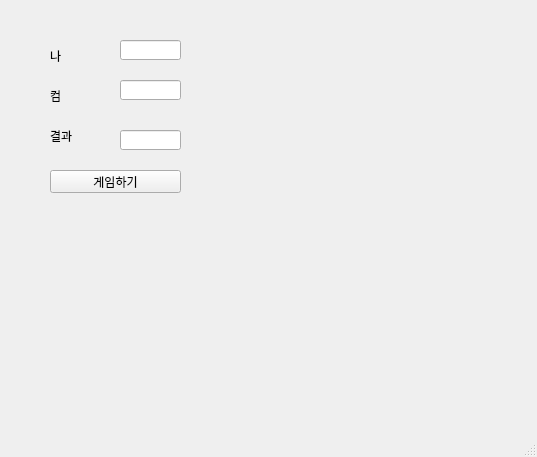
<?xml version="1.0" encoding="UTF-8"?>
<ui version="4.0">
 <class>MainWindow</class>
 <widget class="QMainWindow" name="MainWindow">
  <property name="geometry">
   <rect>
    <x>0</x>
    <y>0</y>
    <width>537</width>
    <height>457</height>
   </rect>
  </property>
  <property name="windowTitle">
   <string>MainWindow</string>
  </property>
  <widget class="QWidget" name="centralwidget">
   <widget class="QLabel" name="lblMine">
    <property name="geometry">
     <rect>
      <x>50</x>
      <y>50</y>
      <width>56</width>
      <height>12</height>
     </rect>
    </property>
    <property name="text">
     <string>나</string>
    </property>
   </widget>
   <widget class="QLabel" name="lblCom">
    <property name="geometry">
     <rect>
      <x>50</x>
      <y>90</y>
      <width>56</width>
      <height>12</height>
     </rect>
    </property>
    <property name="text">
     <string>컴</string>
    </property>
   </widget>
   <widget class="QLabel" name="lblResult">
    <property name="geometry">
     <rect>
      <x>50</x>
      <y>130</y>
      <width>56</width>
      <height>12</height>
     </rect>
    </property>
    <property name="text">
     <string>결과</string>
    </property>
   </widget>
   <widget class="QLineEdit" name="leMine">
    <property name="geometry">
     <rect>
      <x>120</x>
      <y>40</y>
      <width>61</width>
      <height>20</height>
     </rect>
    </property>
   </widget>
   <widget class="QLineEdit" name="leCom">
    <property name="geometry">
     <rect>
      <x>120</x>
      <y>80</y>
      <width>61</width>
      <height>20</height>
     </rect>
    </property>
   </widget>
   <widget class="QLineEdit" name="leResult">
    <property name="geometry">
     <rect>
      <x>120</x>
      <y>130</y>
      <width>61</width>
      <height>20</height>
     </rect>
    </property>
   </widget>
   <widget class="QPushButton" name="pb">
    <property name="geometry">
     <rect>
      <x>50</x>
      <y>170</y>
      <width>131</width>
      <height>23</height>
     </rect>
    </property>
    <property name="text">
     <string>게임하기</string>
    </property>
   </widget>
  </widget>
  <widget class="QMenuBar" name="menubar">
   <property name="geometry">
    <rect>
     <x>0</x>
     <y>0</y>
     <width>537</width>
     <height>21</height>
    </rect>
   </property>
  </widget>
  <widget class="QStatusBar" name="statusbar"/>
 </widget>
 <resources/>
 <connections/>
</ui>
